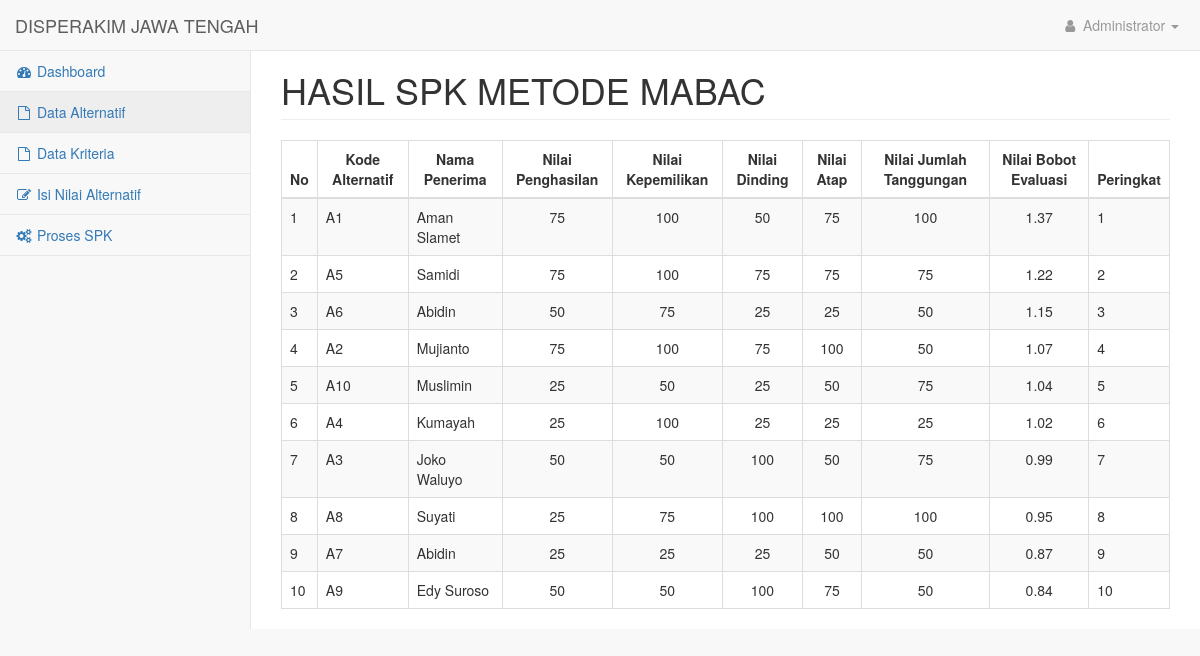
Screenshot of /spk.php (signed in) with the database file from the repository.
### tables this page shows
CREATE TABLE `penilaian` (
  `id_penilaian` int(11) NOT NULL,
  `kode_penghuni` varchar(20) NOT NULL,
  `np` int(11) NOT NULL,
  `nk` int(11) NOT NULL,
  `nd` int(11) NOT NULL,
  `na` int(11) NOT NULL,
  `njt` int(11) NOT NULL,
  `hasil` decimal(10,2) DEFAULT NULL,
  `uJT` decimal(10,3) DEFAULT NULL,
  `uP` decimal(10,3) DEFAULT NULL,
  `uK` decimal(10,3) DEFAULT NULL,
  `uA` decimal(10,3) DEFAULT NULL,
  `uD` decimal(10,3) DEFAULT NULL,
  `nilaiJT` decimal(10,2) DEFAULT NULL,
  `nilaiP` decimal(10,2) DEFAULT NULL,
  `nilaiK` decimal(10,2) DEFAULT NULL,
  `nilaiA` decimal(10,2) DEFAULT NULL,
  `nilaiD` decimal(10,2) DEFAULT NULL
);

CREATE TABLE `penghuni` (
  `id_penghuni` int(11) NOT NULL,
  `kode_penghuni` varchar(20) NOT NULL,
  `nama_penghuni` varchar(50) NOT NULL
);

### spk.php (the view, shortened to what this page needs)
<?php
include 'onek.php';
require_once 'nav.php';
?>
<div id="page-wrapper">
    <div class="container-fluid">
        <div class="row">
            <div class="col-lg-12">
                <h1 class="page-header">HASIL SPK METODE MABAC</h1>
            </div>
            <div class="col-lg-12">
                <table class="table table-striped table-bordered table-hover">
                    <thead>
                        <tr>
                            <th><center>No</center></th>
                            <th><center>Kode Alternatif</center></th>
                            <th><center>Nama Penerima</center></th>
                            <th><center>Nilai Penghasilan</center></th>
                            <th><center>Nilai Kepemilikan</center></th>
                            <th><center>Nilai Dinding</center></th>
                            <th><center>Nilai Atap</center></th>
                            <th><center>Nilai Jumlah Tanggungan</center></th>
                            <th><center>Nilai Bobot Evaluasi</center></th>
                            <th><center>Peringkat</center></th>
                        </tr>
                    </thead>
                    <tbody>
                        <?php
                            $bobot = [];
                            $sqlkriteria = "SELECT bobot FROM kriteria";
                            $querykriteria = mysqli_query($dbcon, $sqlkriteria);
                            while ($datakriteria = mysqli_fetch_array($querykriteria)) {
                            array_push($bobot, $datakriteria['bobot']);
                            }
                            $sqlnilai = "SELECT * FROM penilaian";
                            $querynilai = mysqli_query($dbcon, $sqlnilai);
                            $sqlmaxpenghasilan = "SELECT MAX(np) FROM penilaian";
                            $sqlmaxkepemilikan = "SELECT MAX(nk) FROM penilaian";
                            $sqlmaxdinding = "SELECT MAX(nd) FROM penilaian";
                            $sqlmaxatap = "SELECT MAX(na) FROM penilaian";
                            $sqlmaxjumlah_tanggungan = "SELECT MAX(njt) FROM penilaian";
                            $sqlminpenghasilan = "SELECT MIN(np) FROM penilaian";
                            $sqlminkepemilikan = "SELECT MIN(nk) FROM penilaian";
                            $sqlmindinding = "SELECT MIN(nd) FROM penilaian";
                            $sqlminatap = "SELECT MIN(na) FROM penilaian";
                            $sqlminjumlah_tanggungan = "SELECT MIN(njt) FROM penilaian";
                            $maxpenghasilan = mysqli_fetch_array(mysqli_query($dbcon, $sqlmaxpenghasilan));
                            $maxkepemilikan = mysqli_fetch_array(mysqli_query($dbcon, $sqlmaxkepemilikan));
                            $maxdinding = mysqli_fetch_array(mysqli_query($dbcon, $sqlmaxdinding));
                            $maxatap = mysqli_fetch_array(mysqli_query($dbcon, $sqlmaxatap));
                            $maxjumlah_tanggungan = mysqli_fetch_array(mysqli_query($dbcon, $sqlmaxjumlah_tanggungan));
                            $minpenghasilan = mysqli_fetch_array(mysqli_query($dbcon, $sqlminpenghasilan));
                            $minkepemilikan = mysqli_fetch_array(mysqli_query($dbcon, $sqlminkepemilikan));
                            $mindinding = mysqli_fetch_array(mysqli_query($dbcon, $sqlmindinding));
                            $minatap = mysqli_fetch_array(mysqli_query($dbcon, $sqlminatap));
                            $minjumlah_tanggungan = mysqli_fetch_array(mysqli_query($dbcon, $sqlminjumlah_tanggungan));
                            while ($barisnilai = mysqli_fetch_array($querynilai)) {
                            $kode_penghuni = $barisnilai['kode_penghuni'];
                            try {
                                $uP = (($barisnilai['np'] - $minpenghasilan[0]) / ($maxpenghasilan[0] - $minpenghasilan[0]));
                            } catch (DivisionByZeroError $e) {
                                $uP = 0;
                            }
                            try {
                                $uK = (($barisnilai['nk'] - $minkepemilikan[0]) / ($maxkepemilikan[0] - $minkepemilikan[0]));
                            } catch (DivisionByZeroError $e) {
                                $uK = 0;
                            }
                            try {
                                $uD= (($maxdinding[0] - $barisnilai['nd']) / ($maxdinding[0] - $mindinding[0]));
                            } catch (DivisionByZeroError $e) {
                                $uD = 0;
                            }
                            try {
                                $uA= (($maxatap[0] - $barisnilai['na']) / ($maxatap[0] - $minatap[0]));
                            } catch (DivisionByZeroError $e) {
                                $uA = 0;
                            }
                            try {
                                $uJT = (($barisnilai['njt'] - $minjumlah_tanggungan[0]) / ($maxjumlah_tanggungan[0] - $minjumlah_tanggungan[0]));
                            } catch (DivisionByZeroError $e) {
                                $uJT = 0;
                            }
                            $bobotfix1 = $bobot[0] /  100;
                            $bobotfix2 = $bobot[1] /  100;
                            $bobotfix3 = $bobot[2] /  100;
                            $bobotfix4 = $bobot[3] /  100;
                            $bobotfix5 = $bobot[4] /  100;
                            $nilaiP = ($bobotfix2 * $uP) + $bobotfix2;
                            $nilaiK = ($bobotfix3 * $uK) + $bobotfix3;
                            $nilaiD = ($bobotfix5 * $uD) + $bobotfix5;
                            $nilaiA = ($bobotfix4 * $uA) + $bobotfix4;
                            $nilaiJT = ($bobotfix1 * $uJT) + $bobotfix1;
                            $cekJT = mysqli_fetch_array(mysqli_query($dbcon, "SELECT EXP(SUM(LOG(nilaiJT))) AS hasil_JT FROM penilaian"));
                            $nilaiJTDB = $cekJT['hasil_JT'];
                            $cekP = mysqli_fetch_array(mysqli_query($dbcon, "SELECT EXP(SUM(LOG(nilaiP))) AS hasil_P FROM penilaian"));
                            $nilaiPDB = $cekP['hasil_P'];
                            $cekK = mysqli_fetch_array(mysqli_query($dbcon, "SELECT EXP(SUM(LOG(nilaiK))) AS hasil_K FROM penilaian"));
                            $nilaiKDB = $cekK['hasil_K'];
                            $cekA = mysqli_fetch_array(mysqli_query($dbcon, "SELECT EXP(SUM(LOG(nilaiA))) AS hasil_A FROM penilaian"));
                            $nilaiADB = $cekA['hasil_A'];
                            $cekD = mysqli_fetch_array(mysqli_query($dbcon, "SELECT EXP(SUM(LOG(nilaiD))) AS hasil_D FROM penilaian"));
                            $nilaiDDB = $cekD['hasil_D'];
                            $peng = pow($nilaiPDB, 0.2);
                            $pengsel = number_format($peng, 2);
                            $kem = pow($nilaiKDB, 0.2);
                            $kemsel = number_format($kem, 2);
                            $din = pow($nilaiDDB, 0.2);
                            $dinsel = number_format($din, 2);
                            $at = pow($nilaiADB, 0.2);
                            $atsel = number_format($at, 2);
                            $jum = pow($nilaiJTDB, 0.2);
                            $jumsel = number_format($jum, 2);
                            $gP = $nilaiP - $pengsel;
                            $gK = $nilaiK - $kemsel;
                            $gD = $nilaiD - $dinsel;
                            $gA = $nilaiA - $atsel;
                            $gJT = $nilaiJT - $jumsel;
                            $nilaievaluasi = $gP + $gK + $gD + $gA + $gJT;
                            $sql = "UPDATE `penilaian` SET `hasil`='$nilaievaluasi ' WHERE `kode_penghuni` = '$kode_penghuni'";
                            mysqli_query($dbcon, $sql);
                            }
                            $sqlakhir = "SELECT * FROM penilaian ORDER BY hasil DESC";
                            $queryakhir = mysqli_query($dbcon, $sqlakhir);
                            $p = 0;
                            while ($dataakhir = mysqli_fetch_array($queryakhir)) {
                            $p++;
                            $kodepenghuni = $dataakhir['kode_penghuni'];
                            $sqlnama_penghuni = "SELECT `nama_penghuni` FROM `penghuni` WHERE `kode_penghuni` ='$kodepenghuni'";
                            $namapenghuni = mysqli_fetch_array(mysqli_query($dbcon, $sqlnama_penghuni));
                            ?>
                                                    <tr>
                            <td><?=$p?></td>
                            <td><?=$dataakhir['kode_penghuni']?></td>
                            <td><?=$namapenghuni['nama_penghuni']?></td>
                            <td class="text-center"><?=$dataakhir['np']?></td>
                            <td class="text-center"><?=$dataakhir['nk']?></td>
                            <td class="text-center"><?=$dataakhir['nd']?></td>
                            <td class="text-center"><?=$dataakhir['na']?></td>
                            <td class="text-center"><?=$dataakhir['njt']?></td>
                            <td class="text-center"><?=round($dataakhir['hasil'], 3)?></td>
                            <td><?=$p?></td>
                        </tr>
                        <?php
}
?>
                    </tbody>
                </table>
            </div>
        </div>
    </div>
</div>
</div>
<?php
require_once 'foot.php';
?>

### css/startmin.css (style rules this page uses)
body { background-color: #f8f8f8; }
#page-wrapper { padding-top: 30px; min-height: 568px; background-color: #fff; }
@media (min-width:768px) { #page-wrapper { position: inherit; margin-left: 250px; padding: 30px 15px 0 15px; border-left: 1px solid #e7e7e7; } }

### rows the page displays
penilaian: kode_penghuni "A1", penghuni.nama_penghuni "Aman Slamet", np "75", nk "100", nd "50", na "75", njt "100", hasil "1.37"
penilaian: kode_penghuni "A5", penghuni.nama_penghuni "Samidi", np "75", nk "100", nd "75", na "75", njt "75", hasil "1.22"
penilaian: kode_penghuni "A6", penghuni.nama_penghuni "Abidin", np "50", nk "75", nd "25", na "25", njt "50", hasil "1.15"
penilaian: kode_penghuni "A2", penghuni.nama_penghuni "Mujianto", np "75", nk "100", nd "75", na "100", njt "50", hasil "1.07"
penilaian: kode_penghuni "A10", penghuni.nama_penghuni "Muslimin", np "25", nk "50", nd "25", na "50", njt "75", hasil "1.04"
penilaian: kode_penghuni "A4", penghuni.nama_penghuni "Kumayah", np "25", nk "100", nd "25", na "25", njt "25", hasil "1.02"
penilaian: kode_penghuni "A3", penghuni.nama_penghuni "Joko Waluyo", np "50", nk "50", nd "100", na "50", njt "75", hasil "0.99"
penilaian: kode_penghuni "A8", penghuni.nama_penghuni "Suyati", np "25", nk "75", nd "100", na "100", njt "100", hasil "0.95"
penilaian: kode_penghuni "A7", penghuni.nama_penghuni "Abidin", np "25", nk "25", nd "25", na "50", njt "50", hasil "0.87"
penilaian: kode_penghuni "A9", penghuni.nama_penghuni "Edy Suroso", np "50", nk "50", nd "100", na "75", njt "50", hasil "0.84"
